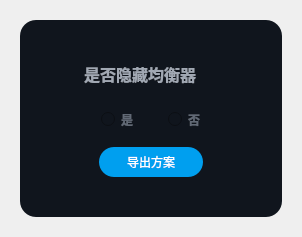
<?xml version="1.0" encoding="UTF-8"?>
<ui version="4.0">
 <class>EqualizerHidden</class>
 <widget class="QDialog" name="EqualizerHidden">
  <property name="geometry">
   <rect>
    <x>0</x>
    <y>0</y>
    <width>302</width>
    <height>237</height>
   </rect>
  </property>
  <property name="windowTitle">
   <string>Dialog</string>
  </property>
  <layout class="QGridLayout" name="gridLayout">
   <property name="leftMargin">
    <number>20</number>
   </property>
   <property name="topMargin">
    <number>20</number>
   </property>
   <property name="rightMargin">
    <number>20</number>
   </property>
   <property name="bottomMargin">
    <number>20</number>
   </property>
   <property name="spacing">
    <number>0</number>
   </property>
   <item row="0" column="0">
    <widget class="QFrame" name="frame">
     <property name="minimumSize">
      <size>
       <width>262</width>
       <height>197</height>
      </size>
     </property>
     <property name="styleSheet">
      <string notr="true">background: #10151D;
border-radius: 16px;</string>
     </property>
     <property name="frameShape">
      <enum>QFrame::StyledPanel</enum>
     </property>
     <property name="frameShadow">
      <enum>QFrame::Raised</enum>
     </property>
     <widget class="QPushButton" name="pBt_ok">
      <property name="geometry">
       <rect>
        <x>79</x>
        <y>127</y>
        <width>104</width>
        <height>30</height>
       </rect>
      </property>
      <property name="minimumSize">
       <size>
        <width>104</width>
        <height>30</height>
       </size>
      </property>
      <property name="maximumSize">
       <size>
        <width>104</width>
        <height>30</height>
       </size>
      </property>
      <property name="styleSheet">
       <string notr="true">QPushButton
{
	color: rgb(255, 255, 255);
	border:null;
	background: #009FEF;
	border-radius: 15px;


}</string>
      </property>
      <property name="text">
       <string>导出方案</string>
      </property>
     </widget>
     <widget class="QPushButton" name="pBt_exit">
      <property name="geometry">
       <rect>
        <x>221</x>
        <y>10</y>
        <width>31</width>
        <height>31</height>
       </rect>
      </property>
      <property name="minimumSize">
       <size>
        <width>31</width>
        <height>31</height>
       </size>
      </property>
      <property name="maximumSize">
       <size>
        <width>31</width>
        <height>31</height>
       </size>
      </property>
      <property name="styleSheet">
       <string notr="true">QPushButton
{
	border-radius:0px;
	border-image: url(:/Skin/Images/Popup/close-no.png);
	background:transparent;
}
QPushButton:hover
{
	border-image: url(:/Skin/Images/Popup/close-ho.png);
}
</string>
      </property>
      <property name="text">
       <string/>
      </property>
     </widget>
     <widget class="QWidget" name="widget" native="true">
      <property name="geometry">
       <rect>
        <x>0</x>
        <y>42</y>
        <width>262</width>
        <height>23</height>
       </rect>
      </property>
      <property name="minimumSize">
       <size>
        <width>262</width>
        <height>23</height>
       </size>
      </property>
      <property name="styleSheet">
       <string notr="true">background:transparent;</string>
      </property>
      <layout class="QHBoxLayout" name="horizontalLayout_4">
       <property name="spacing">
        <number>8</number>
       </property>
       <property name="leftMargin">
        <number>0</number>
       </property>
       <property name="topMargin">
        <number>0</number>
       </property>
       <property name="rightMargin">
        <number>0</number>
       </property>
       <property name="bottomMargin">
        <number>0</number>
       </property>
       <item>
        <spacer name="horizontalSpacer_4">
         <property name="orientation">
          <enum>Qt::Horizontal</enum>
         </property>
         <property name="sizeHint" stdset="0">
          <size>
           <width>40</width>
           <height>20</height>
          </size>
         </property>
        </spacer>
       </item>
       <item>
        <widget class="QLabel" name="label">
         <property name="styleSheet">
          <string notr="true">color: #A1A8B3;
font-family: &quot;Noto Sans S Chinese&quot;;
font-weight: 500;
font-size: 16px;</string>
         </property>
         <property name="text">
          <string>是否隐藏均衡器</string>
         </property>
        </widget>
       </item>
       <item>
        <widget class="QLabel" name="lab_hideEqTip">
         <property name="minimumSize">
          <size>
           <width>13</width>
           <height>21</height>
          </size>
         </property>
         <property name="maximumSize">
          <size>
           <width>13</width>
           <height>21</height>
          </size>
         </property>
         <property name="styleSheet">
          <string notr="true">background:transparent;
image: url(:/Skin/Images/homePage/annotation_13_13_2x.png);</string>
         </property>
         <property name="text">
          <string/>
         </property>
        </widget>
       </item>
       <item>
        <spacer name="horizontalSpacer_3">
         <property name="orientation">
          <enum>Qt::Horizontal</enum>
         </property>
         <property name="sizeHint" stdset="0">
          <size>
           <width>40</width>
           <height>20</height>
          </size>
         </property>
        </spacer>
       </item>
      </layout>
     </widget>
     <widget class="QWidget" name="widget_2" native="true">
      <property name="geometry">
       <rect>
        <x>0</x>
        <y>79</y>
        <width>262</width>
        <height>41</height>
       </rect>
      </property>
      <property name="minimumSize">
       <size>
        <width>262</width>
        <height>23</height>
       </size>
      </property>
      <layout class="QHBoxLayout" name="horizontalLayout">
       <property name="spacing">
        <number>34</number>
       </property>
       <property name="leftMargin">
        <number>0</number>
       </property>
       <property name="topMargin">
        <number>0</number>
       </property>
       <property name="rightMargin">
        <number>0</number>
       </property>
       <property name="bottomMargin">
        <number>0</number>
       </property>
       <item>
        <spacer name="horizontalSpacer_5">
         <property name="orientation">
          <enum>Qt::Horizontal</enum>
         </property>
         <property name="sizeHint" stdset="0">
          <size>
           <width>38</width>
           <height>20</height>
          </size>
         </property>
        </spacer>
       </item>
       <item>
        <widget class="QRadioButton" name="rButton_hide">
         <property name="styleSheet">
          <string notr="true">QRadioButton
{
	color: #616975;
	font-family: &quot;Noto Sans S Chinese&quot;;
	font-weight: 500;
	font-size: 12px;
}

/*指示器样式*/
QRadioButton::indicator
{
    height:13px;
    width:13px;
	border-image: url(:/Skin/Images/close/radio-no.png);
    margin-right: 8px;
}
/*指示器被选中样式*/
QRadioButton::indicator:checked 
{
	border-image: url(:/Skin/Images/close/radio-se.png);
}
/*指示器未选中悬浮样式*/
QRadioButton::indicator:unchecked:hover
{
	border-image: url(:/Skin/Images/close/radio-ho.png);
}</string>
         </property>
         <property name="text">
          <string>是</string>
         </property>
         <property name="checked">
          <bool>false</bool>
         </property>
        </widget>
       </item>
       <item>
        <widget class="QRadioButton" name="rButton_show">
         <property name="styleSheet">
          <string notr="true">QRadioButton
{
	color: #616975;
	font-family: &quot;Noto Sans S Chinese&quot;; font-weight: 500;
	font-size: 12px;
}

/*指示器样式*/
QRadioButton::indicator
{
    height:13px;
    width:13px;

	border-image: url(:/Skin/Images/close/radio-no.png);
    margin-right: 8px;
}
/*指示器被选中样式*/
QRadioButton::indicator:checked 
{
	border-image: url(:/Skin/Images/close/radio-se.png);
}
/*指示器未选中悬浮样式*/
QRadioButton::indicator:unchecked:hover
{
	border-image: url(:/Skin/Images/close/radio-ho.png);
}</string>
         </property>
         <property name="text">
          <string>否</string>
         </property>
        </widget>
       </item>
       <item>
        <spacer name="horizontalSpacer_6">
         <property name="orientation">
          <enum>Qt::Horizontal</enum>
         </property>
         <property name="sizeHint" stdset="0">
          <size>
           <width>38</width>
           <height>20</height>
          </size>
         </property>
        </spacer>
       </item>
      </layout>
     </widget>
    </widget>
   </item>
  </layout>
 </widget>
 <resources/>
 <connections/>
</ui>
